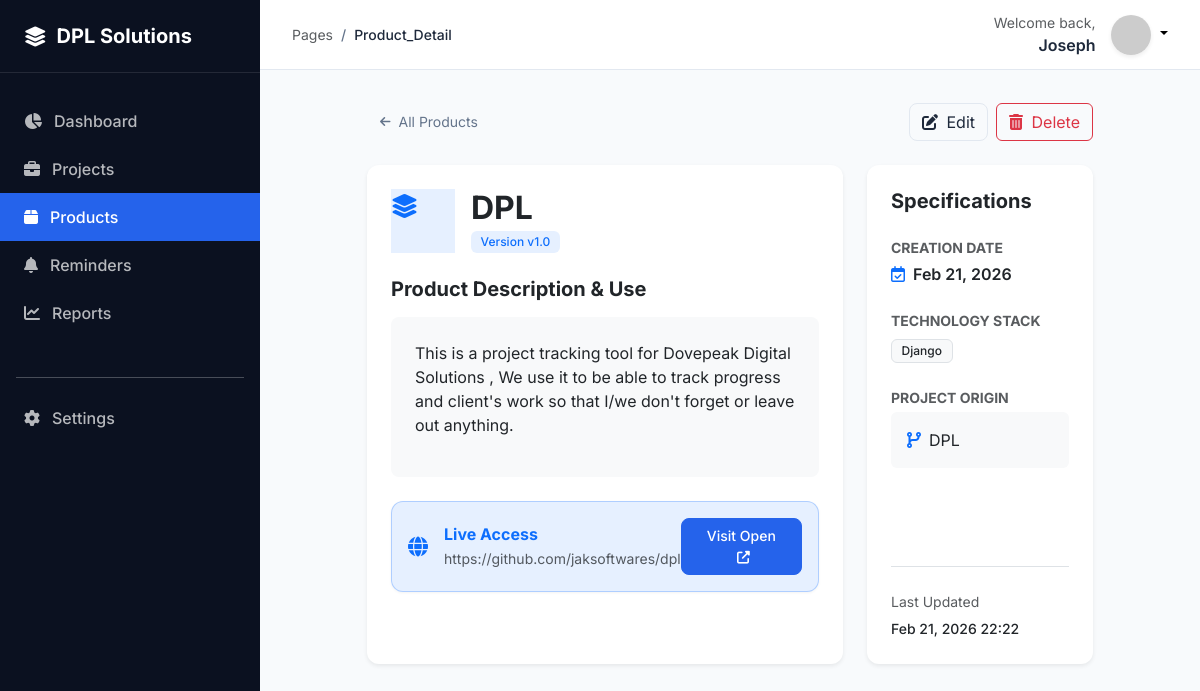
Page /products/1/ (signed in) on the committed database.
### products/models.py (models this page shows, shortened)
class Product(models.Model):
    owner = models.ForeignKey(User, on_delete=models.CASCADE, related_name='products')
    name = models.CharField(max_length=255)
    link = models.URLField(max_length=500, blank=True, null=True)
    description = models.TextField(verbose_name="Use case / Description")
    creation_date = models.DateField(default=timezone.now)
    version = models.CharField(max_length=50, blank=True, null=True)
    project_ref = models.CharField(max_length=255, blank=True, null=True, help_text="Reference to the project that birthed this product")
    tech_stack = models.CharField(max_length=255, blank=True, null=True)
    created_at = models.DateTimeField(auto_now_add=True)
    updated_at = models.DateTimeField(auto_now=True)
    class Meta:
        ordering = ['-creation_date']

### products/views.py (the view)
# urls.py: path('<int:pk>/', views.ProductDetailView.as_view(), name='product_detail'),
class ProductDetailView(LoginRequiredMixin, DetailView):
    model = Product
    template_name = 'products/product_detail.html'
    context_object_name = 'product'
    def get_queryset(self):
        return Product.objects.filter(owner=self.request.user)

### templates/products/product_detail.html (shortened to what this page needs)
{% extends 'base.html' %}
{% block content %}
<div class="row justify-content-center">
    <div class="col-lg-10">
        <div class="d-flex justify-content-between align-items-center mb-4">
            <a href="{% url 'product_list' %}" class="btn-back">
                <i class="fas fa-arrow-left"></i> All Products
            </a>
            <div class="d-flex gap-2">
                <a href="{% url 'product_update' product.pk %}" class="btn btn-outline-secondary">
                    <i class="fas fa-edit me-1"></i> Edit
                </a>
                <a href="{% url 'product_delete' product.pk %}" class="btn btn-outline-danger">
                    <i class="fas fa-trash-alt me-1"></i> Delete
                </a>
            </div>
        </div>
        <div class="row g-4">
            <div class="col-md-8">
                <div class="card border-0 shadow-sm p-4 h-100">
                    <div class="d-flex align-items-center gap-3 mb-4">
                        <div class="icon-box bg-primary bg-opacity-10 text-primary" style="width: 64px; height: 64px; font-size: 1.5rem;">
                            <i class="fas fa-layer-group"></i>
                        </div>
                        <div>
                            <h2 class="fw-bold mb-0">{{ product.name }}</h2>
                            {% if product.version %}
                            <span class="badge bg-primary bg-opacity-10 text-primary">Version {{ product.version }}</span>
                            {% endif %}
                        </div>
                    </div>
                    <h5 class="fw-bold mb-3">Product Description & Use</h5>
                    <div class="bg-light p-4 rounded-3 mb-4">
                        <p class="mb-0 text-dark" style="line-height: 1.8;">{{ product.description|linebreaks }}</p>
                    </div>
                    {% if product.link %}
                    <div class="card border border-primary border-opacity-25 bg-primary bg-opacity-10 p-3 mb-4">
                        <div class="d-flex align-items-center justify-content-between">
                            <div class="d-flex align-items-center gap-3">
                                <i class="fas fa-globe text-primary fa-lg"></i>
                                <div>
                                    <div class="fw-bold text-primary">Live Access</div>
                                    <small class="text-muted">{{ product.link }}</small>
                                </div>
                            </div>
                            <a href="{{ product.link }}" target="_blank" class="btn btn-primary btn-sm px-3">
                                Visit Open <i class="fas fa-external-link-alt ms-1" style="font-size: 0.8rem;"></i>
                            </a>
                        </div>
                    </div>
                    {% endif %}
                </div>
            </div>
            <div class="col-md-4">
                <div class="card border-0 shadow-sm p-4 h-100">
                    <h5 class="fw-bold mb-4">Specifications</h5>
                    <div class="mb-4">
                        <label class="text-muted small text-uppercase fw-bold d-block mb-1">Creation Date</label>
                        <div class="fw-semibold"><i class="far fa-calendar-check me-2 text-primary"></i>{{ product.creation_date|date:"M d, Y" }}</div>
                    </div>
                    <div class="mb-4">
                        <label class="text-muted small text-uppercase fw-bold d-block mb-1">Technology Stack</label>
                        <div class="d-flex flex-wrap gap-2 mt-2">
                            {% if product.tech_stack %}
                                {% for tech in product.tech_stack.split %}
                                <span class="badge bg-light text-dark border fw-medium">{{ tech|cut:',' }}</span>
                                {% endfor %}
                            {% else %}
                                <span class="text-muted italic small">No tech stack specified</span>
                            {% endif %}
                        </div>
                    </div>
                    <div class="mb-4">
                        <label class="text-muted small text-uppercase fw-bold d-block mb-1">Project Origin</label>
                        <div class="p-3 bg-light rounded text-dark fs-6">
                            <i class="fas fa-code-branch me-2 text-primary"></i>{{ product.project_ref|default:"Standalone / Direct Creation" }}
                        </div>
                    </div>
                    <div class="mt-auto pt-4 border-top">
                        <small class="text-muted d-block mb-1">Last Updated</small>
                        <small class="fw-medium">{{ product.updated_at|date:"M d, Y H:i" }}</small>
                    </div>
                </div>
            </div>
        </div>
    </div>
</div>
{% endblock %}

### templates/base.html (shortened to what this page needs)
<!DOCTYPE html>
<html lang="en">
<head>
    <link href="https://cdn.jsdelivr.net/npm/bootstrap@5.3.0/dist/css/bootstrap.min.css" rel="stylesheet">
    <link rel="stylesheet" href="https://cdnjs.cloudflare.com/ajax/libs/font-awesome/6.4.0/css/all.min.css">
</head>
<body>
    <aside class="sidebar" id="sidebar">
        <div class="sidebar-header">
            <i class="fas fa-layer-group fa-lg"></i>
            <h5 class="mb-0 fw-bold">DPL Solutions</h5>
        </div>
        <div class="py-4">
            <a href="{% url 'dashboard' %}" class="nav-link {% if request.resolver_match.url_name == 'dashboard' %}active{% endif %}">
                <i class="fas fa-chart-pie"></i> Dashboard
            </a>
            <a href="{% url 'project_list' %}" class="nav-link {% if 'project' in request.resolver_match.url_name %}active{% endif %}">
                <i class="fas fa-briefcase"></i> Projects
            </a>
            <a href="{% url 'product_list' %}" class="nav-link {% if 'product' in request.resolver_match.url_name %}active{% endif %}">
                <i class="fas fa-box"></i> Products
            </a>
            <a href="{% url 'reminder_list' %}" class="nav-link {% if 'reminder' in request.resolver_match.url_name %}active{% endif %}">
                <i class="fas fa-bell"></i> Reminders
            </a>
            <a href="{% url 'reports_dashboard' %}" class="nav-link {% if 'reports' in request.resolver_match.url_name %}active{% endif %}">
                <i class="fas fa-chart-line"></i> Reports
            </a>
            <div class="mt-auto pt-4">
                <hr class="mx-3 opacity-10">
                <a href="{% url 'settings' %}" class="nav-link {% if request.resolver_match.url_name == 'settings' %}active{% endif %}">
                    <i class="fas fa-cog"></i> Settings
                </a>
            </div>
        </div>
    </aside>
    <div class="main-wrapper">
        <header>
            <div class="d-flex align-items-center">
                <nav aria-label="breadcrumb">
                    <ol class="breadcrumb mb-0">
                        <li class="breadcrumb-item text-muted">Pages</li>
                        <li class="breadcrumb-item active fw-medium">{{ request.resolver_match.url_name|title }}</li>
                    </ol>
                </nav>
            </div>
            <div class="d-flex align-items-center gap-3">
                <div class="text-end d-none d-md-block">
                    <small class="text-muted d-block">Welcome back,</small>
                    <span class="fw-semibold">{{ user.username }}</span>
                </div>
                <div class="dropdown">
                    <a href="#" class="d-block link-body-emphasis text-decoration-none dropdown-toggle" data-bs-toggle="dropdown">
                        <img src="https://ui-avatars.com/api/?name={{ user.username }}&background=2563EB&color=fff" width="40" height="40" class="rounded-circle shadow-sm">
                    </a>
                </div>
            </div>
        </header>
        <main class="content-area page-fade">
            {% block content %}{% endblock %}
        </main>
    </div>
</body>
</html>

### templates/base.html (style rules this page uses)
:root { --dpl-navy: #0B1120; --dpl-blue: #2563EB; --dpl-blue-light: #EFF6FF; --dpl-sidebar-width: 260px; --dpl-header-height: 70px; --dpl-bg: #F8FAFC; --dpl-border: #E2E8F0; --dpl-text-dark: #1E293B; --dpl-text-muted: #64748B; }
body { font-family: 'Inter', sans-serif; background-color: var(--dpl-bg); color: var(--dpl-text-dark); min-height: 100vh; overflow-x: hidden; }
.sidebar { width: var(--dpl-sidebar-width); background-color: var(--dpl-navy); color: white; position: fixed; height: 100vh; z-index: 1000; transition: all 0.3s; }
.sidebar-header { padding: 1.5rem; border-bottom: 1px solid rgba(255, 255, 255, 0.1); display: flex; align-items: center; gap: 10px; }
.nav-link { padding: 0.75rem 1.5rem; color: rgba(255, 255, 255, 0.7); display: flex; align-items: center; gap: 12px; text-decoration: none; transition: all 0.2s; font-weight: 500; }
.nav-link.active { color: white; background: var(--dpl-blue); }
.main-wrapper { margin-left: var(--dpl-sidebar-width); transition: all 0.3s; }
header { height: var(--dpl-header-height); background: white; border-bottom: 1px solid var(--dpl-border); display: flex; align-items: center; justify-content: space-between; padding: 0 2rem; position: sticky; top: 0; z-index: 900; }
.content-area { padding: 2rem; }
.card { border: 1px solid var(--dpl-border); border-radius: 12px; box-shadow: 0 1px 3px rgba(0,0,0,0.05); margin-bottom: 1.5rem; }
.btn-primary { background-color: var(--dpl-blue); border-color: var(--dpl-blue); border-radius: 8px; font-weight: 500; padding: 0.5rem 1.25rem; transition: all 0.2s ease; }
.btn-outline-secondary { border-color: var(--dpl-border); color: var(--dpl-text-dark); border-radius: 8px; transition: all 0.2s ease; }
.btn { transition: all 0.2s ease; }
.btn-sm { padding: 0.4rem 0.75rem; font-size: 0.875rem; }
.badge { font-weight: 500; padding: 0.4em 0.8em; border-radius: 6px; }
.breadcrumb { font-size: 0.875rem; }
.breadcrumb-item + .breadcrumb-item::before { content: "/"; color: var(--dpl-text-muted); }
.breadcrumb-item.active { color: var(--dpl-text-dark); font-weight: 500; }
.btn-back { display: inline-flex; align-items: center; gap: 0.5rem; color: var(--dpl-text-muted); text-decoration: none; font-size: 0.875rem; padding: 0.5rem 0.75rem; border-radius: 8px; transition: all 0.2s; background: transparent; border: 1px solid transparent; }
.btn-back i { font-size: 0.75rem; }
.card { transition: box-shadow 0.2s ease, transform 0.2s ease; }
.page-fade { animation: pageFadeIn 0.3s ease-out; }
a { transition: color 0.2s ease; }

### rows in the picture
Product: name "DPL", version "v1.0", description "This is a project tracking tool for Dovepeak Digital Solutions , We use it to be able to track progress and client's work so that I/we don't forget or leave out anything.", link "https://github.com/jaksoftwares/dpl", creation_date "Feb 21, 2026", split "Django", project_ref "DPL", updated_at "Feb 21, 2026 22:22"

### other values in the picture
{{ request.resolver_match.url_name|title }} "Product_Detail"
{{ user.username }} "Joseph"
